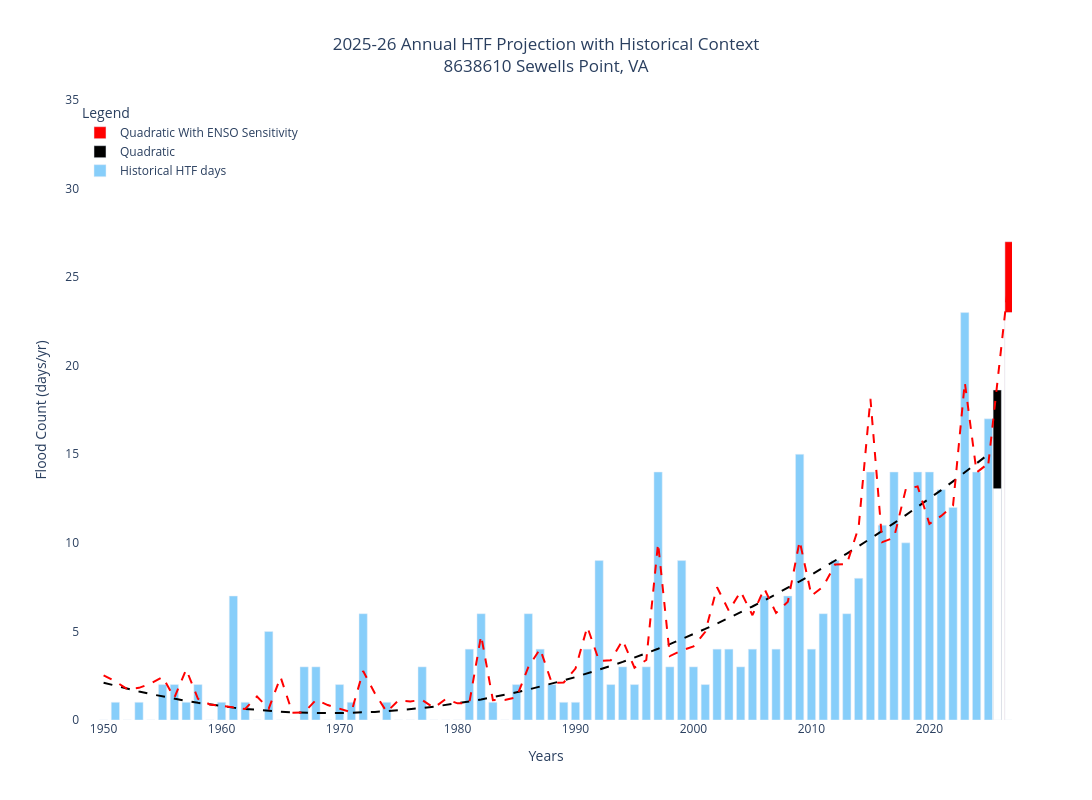

The notebook cell this image was saved under:
### Code cell
# Create the figure and configure bar width
fig = go.Figure()
bar_width = 0.7

# Add bar trace for Historical HTF days
fig.add_trace(go.Bar(
    x=obs['metYear'],
    y=obs['minCount'],
    marker_color='lightskyblue',
    width=bar_width,
    name='Historical HTF days'
))

# Check station project method
if station_df['projectMethod'].iloc[0] in ['Linear With ENSO Sensitivity', 'Quadratic With ENSO Sensitivity',
                                           'No Temporal Trend with Linear ENSO Sensitivity',
                                           'No Temporal Trend with Quadratic ENSO Sensitivity']:

    # Add bar trace for Historical HTF days (Other method box)
    fig.add_trace(go.Bar(
        x=[metYear],
        y=trend_only['High_Pred'],
        marker_color='black',
        width=bar_width,
        name=other_method,
    ))
    fig.add_trace(go.Bar(
        x=[metYear],
        y=trend_only['Low_Pred'],
        marker_color='white',
        width=bar_width,
        showlegend=False,
    ))

    # Add bar trace for 2026 prediction box
    fig.add_trace(go.Bar(
        x=[metYear+1],
        y=predict_df['High_Pred'],
        marker_color='red',
        width=bar_width,
        name=station_df['projectMethod'].iloc[0],
    ))
    fig.add_trace(go.Bar(
        x=[metYear+1],
        y=predict_df['Low_Pred'],
        marker_color='white',
        width=bar_width,
        showlegend=False,
    ))

    # Add line plot for x_vals and y_vals
    fig.add_trace(go.Scatter(
        x=x_vals,
        y=y_vals,
        mode='lines',
        line=dict(color='black', width=2, dash='dash'),
        showlegend=False,  # Exclude from legend
    ))

    # Add line plot for x_vals and y_vals_trend
    fig.add_trace(go.Scatter(
        x=x_vals,
        y=y_vals_trend,
        mode='lines',
        line=dict(color='red', width=2, dash='dash'),
        showlegend=False,  # Exclude from legend
    ))

    # Get the last point of the existing red trend line
    # (Using list/Series indexing to get the final coordinate)
    last_x = x_vals.iloc[-1] if isinstance(x_vals, pd.Series) else x_vals[-1]
    last_y = y_vals_trend.iloc[-1] if isinstance(y_vals_trend, pd.Series) else y_vals_trend[-1]

    # Calculate the midpoint of the 2026 prediction box
    pred_high = predict_df['High_Pred'].iloc[0] if isinstance(predict_df['High_Pred'], pd.Series) else predict_df['High_Pred'][0]
    pred_low = predict_df['Low_Pred'].iloc[0] if isinstance(predict_df['Low_Pred'], pd.Series) else predict_df['Low_Pred'][0]
    pred_midpoint = (pred_high + pred_low) / 2

    # Draw a connecting segment from the last trend point to the prediction box midpoint
    fig.add_trace(go.Scatter(
        x=[last_x, metYear + 1],
        y=[last_y, pred_midpoint],
        mode='lines',
        line=dict(color='red', width=2, dash='dash'),
        showlegend=False,
    ))

else:
    # Add fill-between trace for station's project method
    fig.add_trace(go.Bar(
        x=predict_df['metYear'],
        y=predict_df['High_Pred'],
        marker_color='black',
        width=bar_width,
        name=station_df['projectMethod'].iloc[0],
    ))
    fig.add_trace(go.Bar(
        x=predict_df['metYear'],
        y=predict_df['Low_Pred'],
        marker_color='white',
        width=bar_width,
        showlegend=False,
    ))

    # Add line plot for x_vals and y_vals_trend
    fig.add_trace(go.Scatter(
        x=x_vals,
        y=y_vals_trend,
        mode='lines',
        line=dict(color='black', width=2, dash='dash'),
        showlegend=False,  # Exclude from legend
    ))

# Update layout with titles, axes labels, and legends
fig.update_layout(
    title='2025-26 Annual HTF Projection with Historical Context<br>' + obs_df.iloc[0]['stnId'] + ' ' + obs_df.iloc[0]['stnName'],
    xaxis=dict(title='Years', range=[data_start_year - 2, 2027]),
    yaxis=dict(title='Flood Count (days/yr)', range=[0, max_y_lim]),
    legend=dict(x=0, y=1.0, traceorder='reversed', title='Legend'),
    barmode='overlay',  # Overlay bars on top of each other
    bargap=0.1,  # Small gap between bars of adjacent location coordinates
    bargroupgap=0.1,  # Medium gap between bars of the same location coordinate,
    plot_bgcolor='rgba(255, 255, 255, 1)',  # White gridded background
    paper_bgcolor='rgba(255, 255, 255, 1)',
    width=1200,  # Set width of the plot
    height=800,
    title_x=0.5 # Center the title
)

# Show the plot
fig.show()

### Figure 1 — Plotly figure (JSON) as saved in the notebook; plotly's stock layout.template omitted (floating-point values rounded to 4 significant figures)
{"data": [{"marker": {"color": "lightskyblue"}, "name": "Historical HTF days", "type": "bar", "width": 0.7, "x": [1950, 1951, 1952, 1953, 1954, 1955, 1956, 1957, 1958, 1959, 1960, 1961, 1962, 1963, 1964, 1965, 1966, 1967, 1968, 1969, 1970, 1971, 1972, 1973, 1974, 1975, 1976, 1977, 1978, 1979, 1980, 1981, 1982, 1983, 1984, 1985, 1986, 1987, 1988, 1989, 1990, 1991, 1992, 1993, 1994, 1995, 1996, 1997, 1998, 1999, 2000, 2001, 2002, 2003, 2004, 2005, 2006, 2007, 2008, 2009, 2010, 2011, 2012, 2013, 2014, 2015, 2016, 2017, 2018, 2019, 2020, 2021, 2022, 2023, 2024, 2025], "y": [0.0, 1.0, 0.0, 1.0, 0.0, 2.0, 2.0, 1.0, 2.0, 0.0, 1.0, 7.0, 1.0, 0.0, 5.0, 0.0, 0.0, 3.0, 3.0, 0.0, 2.0, 1.0, 6.0, 0.0, 1.0, 0.0, 0.0, 3.0, 0.0, 0.0, 0.0, 4.0, 6.0, 1.0, 0.0, 2.0, 6.0, 4.0, 2.0, 1.0, 1.0, 4.0, 9.0, 2.0, 3.0, 2.0, 3.0, 14.0, 3.0, 9.0, 3.0, 2.0, 4.0, 4.0, 3.0, 4.0, 7.0, 4.0, 7.0, 15.0, 4.0, 6.0, 9.0, 6.0, 8.0, 14.0, 11.0, 14.0, 10.0, 14.0, 14.0, 13.0, 12.0, 23.0, 14.0, 17.0]}, {"marker": {"color": "black"}, "name": "Quadratic", "type": "bar", "width": 0.7, "x": [2026.0], "y": [18.63]}, {"marker": {"color": "white"}, "showlegend": false, "type": "bar", "width": 0.7, "x": [2026.0], "y": [13.06]}, {"marker": {"color": "red"}, "name": "Quadratic With ENSO Sensitivity", "type": "bar", "width": 0.7, "x": [2027.0], "y": [27]}, {"marker": {"color": "white"}, "showlegend": false, "type": "bar", "width": 0.7, "x": [2027.0], "y": [23]}, {"line": {"color": "black", "dash": "dash", "width": 2}, "mode": "lines", "showlegend": false, "type": "scatter", "x": [1950, 1951, 1952, 1953, 1954, 1955, 1956, 1957, 1958, 1959, 1960, 1961, 1962, 1963, 1964, 1965, 1966, 1967, 1968, 1969, 1970, 1971, 1972, 1973, 1974, 1975, 1976, 1977, 1978, 1979, 1980, 1981, 1982, 1983, 1984, 1985, 1986, 1987, 1988, 1989, 1990, 1991, 1992, 1993, 1994, 1995, 1996, 1997, 1998, 1999, 2000, 2001, 2002, 2003, 2004, 2005, 2006, 2007, 2008, 2009, 2010, 2011, 2012, 2013, 2014, 2015, 2016, 2017, 2018, 2019, 2020, 2021, 2022, 2023, 2024, 2025], "y": [2.105, 1.93, 1.765, 1.609, 1.463, 1.325, 1.198, 1.079, 0.97, 0.8702, 0.7799, 0.6989, 0.6272, 0.5649, 0.512, 0.4685, 0.4343, 0.4095, 0.3941, 0.388, 0.3913, 0.404, 0.426, 0.4574, 0.4982, 0.5484, 0.6079, 0.6767, 0.755, 0.8426, 0.9395, 1.046, 1.162, 1.287, 1.421, 1.565, 1.718, 1.881, 2.053, 2.234, 2.424, 2.624, 2.834, 3.053, 3.281, 3.518, 3.765, 4.021, 4.287, 4.562, 4.846, 5.14, 5.443, 5.755, 6.077, 6.408, 6.749, 7.099, 7.458, 7.826, 8.204, 8.592, 8.989, 9.395, 9.81, 10.23, 10.67, 11.11, 11.57, 12.03, 12.5, 12.98, 13.47, 13.97, 14.48, 15.0]}, {"line": {"color": "red", "dash": "dash", "width": 2}, "mode": "lines", "showlegend": false, "type": "scatter", "x": [1950, 1951, 1952, 1953, 1954, 1955, 1956, 1957, 1958, 1959, 1960, 1961, 1962, 1963, 1964, 1965, 1966, 1967, 1968, 1969, 1970, 1971, 1972, 1973, 1974, 1975, 1976, 1977, 1978, 1979, 1980, 1981, 1982, 1983, 1984, 1985, 1986, 1987, 1988, 1989, 1990, 1991, 1992, 1993, 1994, 1995, 1996, 1997, 1998, 1999, 2000, 2001, 2002, 2003, 2004, 2005, 2006, 2007, 2008, 2009, 2010, 2011, 2012, 2013, 2014, 2015, 2016, 2017, 2018, 2019, 2020, 2021, 2022, 2023, 2024, 2025], "y": [2.523, 2.178, 1.749, 1.814, 2.065, 2.431, 1.257, 2.86, 1.197, 0.8781, 0.7952, 0.6984, 0.6227, 1.323, 0.6389, 2.43, 0.4132, 0.4229, 1.136, 0.843, 0.6244, 0.4392, 2.765, 1.494, 0.4587, 1.108, 1.05, 1.135, 0.684, 1.183, 0.9395, 0.9624, 4.77, 1.122, 1.132, 1.279, 2.983, 4.016, 2.081, 2.117, 2.902, 5.261, 3.336, 3.376, 4.507, 2.955, 3.385, 9.988, 3.607, 3.925, 4.159, 4.973, 7.496, 6.162, 7.259, 5.916, 7.425, 6.045, 6.671, 10.11, 7.02, 7.537, 8.776, 8.803, 10.88, 18.14, 10.04, 10.3, 13.04, 13.18, 11.07, 11.52, 12.1, 19.06, 13.97, 14.49]}, {"line": {"color": "red", "dash": "dash", "width": 2}, "mode": "lines", "showlegend": false, "type": "scatter", "x": [2025, 2027.0], "y": [14.49, 25]}], "layout": {"bargap": 0.1, "bargroupgap": 0.1, "barmode": "overlay", "height": 800, "legend": {"title": {"text": "Legend"}, "traceorder": "reversed", "x": 0, "y": 1}, "paper_bgcolor": "rgba(255, 255, 255, 1)", "plot_bgcolor": "rgba(255, 255, 255, 1)", "title": {"text": "2025-26 Annual HTF Projection with Historical Context<br>8638610 Sewells Point, VA", "x": 0.5}, "width": 1200, "xaxis": {"range": [1948, 2027], "title": {"text": "Years"}}, "yaxis": {"range": [0, 35], "title": {"text": "Flood Count (days/yr)"}}}}
